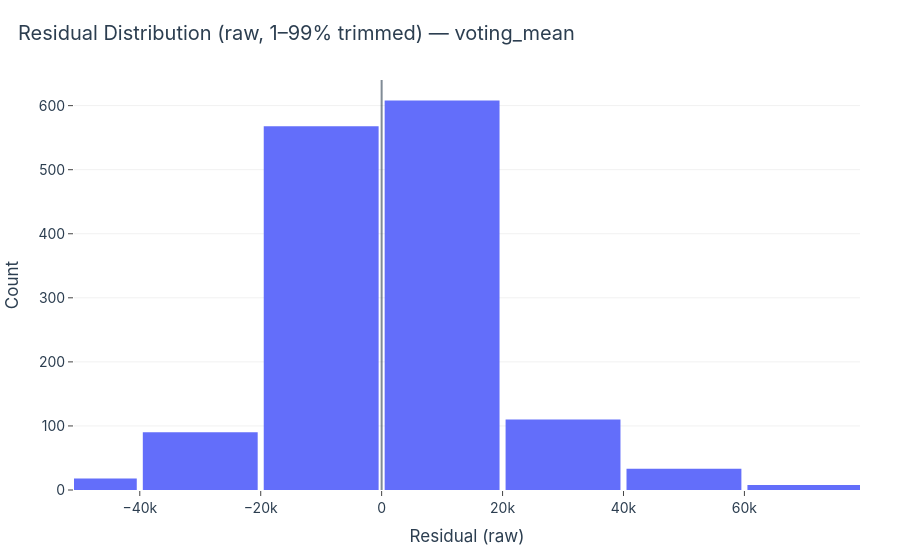
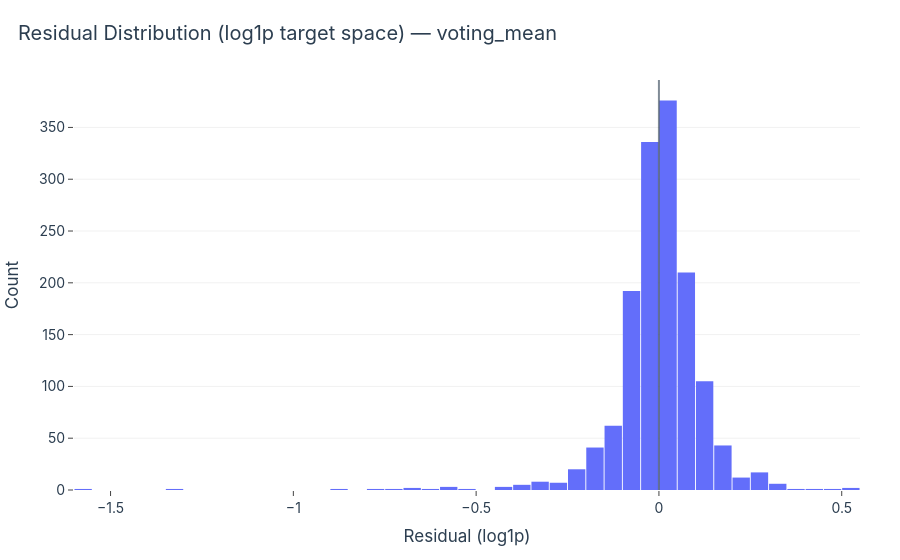

These figures' notebook cell, in order:
### Markdown cell above
Residuals vs Predicted Price (OOF, raw scale)

The residual–prediction plot shows that errors are generally centered around zero, confirming the absence of systematic bias in the model. For the majority of properties, especially those in the low- to mid-price range, residuals are tightly clustered, indicating stable and accurate predictions.

However, as predicted prices increase, the variance of residuals also increases, revealing heteroskedasticity. This pattern suggests that prediction uncertainty grows for high-priced homes. A small number of extreme negative residuals appear in the upper price range, which explains the large maximum absolute errors observed in the summary statistics. These cases likely reflect the greater heterogeneity and limited sample size in the high-price segment of the market.

### Code cell
# ============================================
# Cell 5 — Residual distributions (raw + log)
# ============================================

# --- raw residual: long tail, show trimmed view for readability ---
lo, hi = np.quantile(df["residual_raw"], [0.01, 0.99])

fig1 = px.histogram(
    df,
    x="residual_raw",
    nbins=70,
    title=f"Residual Distribution (raw, 1–99% trimmed) — {MODEL}",
)
fig1.update_xaxes(range=[lo, hi], title="Residual (raw)")
fig1.update_layout(yaxis_title="Count", bargap=0.05)
add_zero_line(fig1, "x")
fig1.show()

# --- log residual: aligns with competition metric ---
fig2 = px.histogram(
    df,
    x="residual_log",
    nbins=70,
    title=f"Residual Distribution (log1p target space) — {MODEL}",
)
fig2.update_xaxes(title="Residual (log1p)")
fig2.update_layout(yaxis_title="Count", bargap=0.05)
add_zero_line(fig2, "x")
fig2.show()

### Figure 1 — Plotly figure (JSON) as saved in the notebook; plotly's stock layout.template omitted (floating-point values rounded to 4 significant figures; data arrays with more than 128 entries replaced by an {"elided": "..."} marker saying what was removed)
{"data": [{"bingroup": "x", "hovertemplate": "residual_raw=%{x}<br>count=%{y}<extra></extra>", "legendgroup": "", "marker": {"color": "#636efa", "pattern": {"shape": ""}}, "name": "", "nbinsx": 70, "orientation": "v", "showlegend": false, "type": "histogram", "x": {"elided": "1460 float values"}, "xaxis": "x", "yaxis": "y"}], "layout": {"bargap": 0.05, "barmode": "relative", "legend": {"tracegroupgap": 0}, "shapes": [{"line": {"color": "rgba(44,62,80,0.6)", "width": 2}, "type": "line", "x0": 0, "x1": 0, "xref": "x", "y0": 0, "y1": 1, "yref": "y domain"}], "title": {"text": "Residual Distribution (raw, 1–99% trimmed) — voting_mean"}, "xaxis": {"anchor": "y", "domain": [0, 1], "range": [-50880.0, 79120.0], "title": {"text": "Residual (raw)"}}, "yaxis": {"anchor": "x", "domain": [0, 1], "title": {"text": "Count"}}}}

### Figure 2 — Plotly figure (JSON) as saved in the notebook; plotly's stock layout.template omitted (floating-point values rounded to 4 significant figures; data arrays with more than 128 entries replaced by an {"elided": "..."} marker saying what was removed)
{"data": [{"bingroup": "x", "hovertemplate": "residual_log=%{x}<br>count=%{y}<extra></extra>", "legendgroup": "", "marker": {"color": "#636efa", "pattern": {"shape": ""}}, "name": "", "nbinsx": 70, "orientation": "v", "showlegend": false, "type": "histogram", "x": {"elided": "1460 float values"}, "xaxis": "x", "yaxis": "y"}], "layout": {"bargap": 0.05, "barmode": "relative", "legend": {"tracegroupgap": 0}, "shapes": [{"line": {"color": "rgba(44,62,80,0.6)", "width": 2}, "type": "line", "x0": 0, "x1": 0, "xref": "x", "y0": 0, "y1": 1, "yref": "y domain"}], "title": {"text": "Residual Distribution (log1p target space) — voting_mean"}, "xaxis": {"anchor": "y", "domain": [0, 1], "title": {"text": "Residual (log1p)"}}, "yaxis": {"anchor": "x", "domain": [0, 1], "title": {"text": "Count"}}}}
